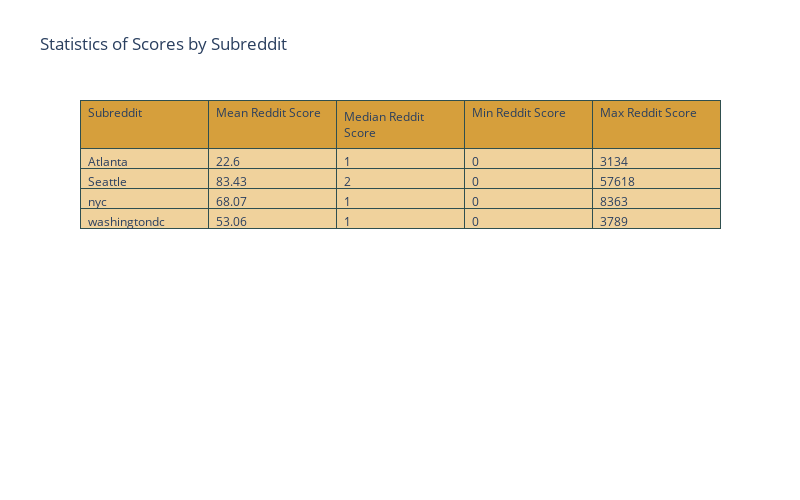

Notebook code for this chart:
### Code cell
agg_df2 = reddit_df.groupby('subreddit')['score'].agg(['mean', 'median', 'min', 'max']).reset_index()
agg_df2["mean"] = round(agg_df2["mean"],2)

agg_df2.columns = ['Subreddit', 'Mean Reddit Score', 'Median Reddit Score', 'Min Reddit Score', 'Max Reddit Score']
fig = go.Figure(data=[go.Table(
    header=dict(values=list(agg_df2.columns),line_color='darkslategray',
                fill_color='#d69f3c',
                align='left'),
    cells=dict(values=[agg_df2['Subreddit'], agg_df2['Mean Reddit Score'], agg_df2['Median Reddit Score'],
                       agg_df2['Min Reddit Score'], agg_df2['Max Reddit Score']],line_color='darkslategray',
               fill_color='#f0d29c',
               align='left')
)])

# Update layout for better visualization
fig.update_layout(width=800, height=500)
fig.update_layout(title='Statistics of Scores by Subreddit')
fig.show()

### Figure 1 — Plotly figure (JSON) as saved in the notebook; plotly's stock layout.template omitted (floating-point values rounded to 4 significant figures)
{"data": [{"cells": {"align": "left", "fill": {"color": "#f0d29c"}, "line": {"color": "darkslategray"}, "values": [["Atlanta", "Seattle", "nyc", "washingtondc"], [22.6, 83.43, 68.07, 53.06], [1, 2, 1, 1], [0, 0, 0, 0], [3134, 57618, 8363, 3789]]}, "header": {"align": "left", "fill": {"color": "#d69f3c"}, "line": {"color": "darkslategray"}, "values": ["Subreddit", "Mean Reddit Score", "Median Reddit Score", "Min Reddit Score", "Max Reddit Score"]}, "type": "table"}], "layout": {"height": 500, "title": {"text": "Statistics of Scores by Subreddit"}, "width": 800}}
